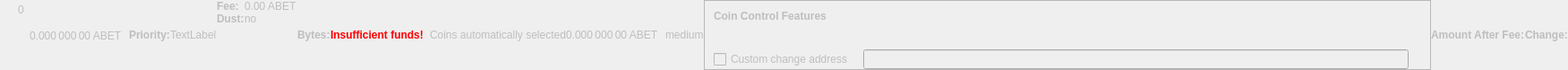
    <widget class="QWidget" name="dummyHideWidget" native="true">
     <property name="enabled">
      <bool>false</bool>
     </property>
     <property name="maximumSize">
      <size>
       <width>100</width>
       <height>16</height>
      </size>
     </property>
     <layout class="QHBoxLayout" name="dummyHideLayout">
      <property name="spacing">
       <number>0</number>
      </property>
      <property name="leftMargin">
       <number>0</number>
      </property>
      <property name="topMargin">
       <number>0</number>
      </property>
      <property name="rightMargin">
       <number>0</number>
      </property>
      <property name="bottomMargin">
       <number>0</number>
      </property>
      <item>
       <layout class="QFormLayout" name="formLayoutCoinControl1">
        <property name="horizontalSpacing">
         <number>10</number>
        </property>
        <property name="verticalSpacing">
         <number>14</number>
        </property>
        <property name="leftMargin">
         <number>10</number>
        </property>
        <property name="topMargin">
         <number>4</number>
        </property>
        <property name="rightMargin">
         <number>6</number>
        </property>
        <item row="0" column="1">
         <widget class="QLabel" name="labelCoinControlBytes">
          <property name="cursor">
           <cursorShape>IBeamCursor</cursorShape>
          </property>
          <property name="contextMenuPolicy">
           <enum>Qt::ActionsContextMenu</enum>
          </property>
          <property name="text">
           <string notr="true">0</string>
          </property>
          <property name="textInteractionFlags">
           <set>Qt::LinksAccessibleByMouse|Qt::TextSelectableByKeyboard|Qt::TextSelectableByMouse</set>
          </property>
         </widget>
        </item>
       </layout>
      </item>
      <item>
       <widget class="QLabel" name="labelCoinControlAfterFee">
        <property name="enabled">
         <bool>false</bool>
        </property>
        <property name="sizePolicy">
         <sizepolicy hsizetype="Fixed" vsizetype="Fixed">
          <horstretch>0</horstretch>
          <verstretch>0</verstretch>
         </sizepolicy>
        </property>
        <property name="minimumSize">
         <size>
          <width>111</width>
          <height>12</height>
         </size>
        </property>
        <property name="maximumSize">
         <size>
          <width>111</width>
          <height>12</height>
         </size>
        </property>
        <property name="cursor">
         <cursorShape>IBeamCursor</cursorShape>
        </property>
        <property name="contextMenuPolicy">
         <enum>Qt::ActionsContextMenu</enum>
        </property>
        <property name="text">
         <string notr="true">0.000 000 00 ABET</string>
        </property>
        <property name="textInteractionFlags">
         <set>Qt::LinksAccessibleByMouse|Qt::TextSelectableByKeyboard|Qt::TextSelectableByMouse</set>
        </property>
       </widget>
      </item>
      <item>
       <widget class="QLabel" name="labelCoinControlPriorityText">
        <property name="enabled">
         <bool>false</bool>
        </property>
        <property name="font">
         <font>
          <weight>75</weight>
          <bold>true</bold>
         </font>
        </property>
        <property name="text">
         <string>Priority:</string>
        </property>
       </widget>
      </item>
      <item>
       <layout class="QHBoxLayout" name="horizontalLayout">
        <item>
         <widget class="QLabel" name="WarningLabel">
          <property name="text">
           <string>TextLabel</string>
          </property>
         </widget>
        </item>
       </layout>
      </item>
      <item>
       <layout class="QFormLayout" name="formLayoutCoinControl3">
        <property name="horizontalSpacing">
         <number>0</number>
        </property>
        <property name="verticalSpacing">
         <number>0</number>
        </property>
        <property name="leftMargin">
         <number>0</number>
        </property>
        <property name="topMargin">
         <number>0</number>
        </property>
        <property name="rightMargin">
         <number>0</number>
        </property>
        <item row="0" column="0">
         <widget class="QLabel" name="labelCoinControlFeeText">
          <property name="enabled">
           <bool>false</bool>
          </property>
          <property name="font">
           <font>
            <weight>75</weight>
            <bold>true</bold>
           </font>
          </property>
          <property name="text">
           <string>Fee:</string>
          </property>
          <property name="margin">
           <number>0</number>
          </property>
         </widget>
        </item>
        <item row="0" column="1">
         <widget class="QLabel" name="labelCoinControlFee">
          <property name="enabled">
           <bool>false</bool>
          </property>
          <property name="cursor">
           <cursorShape>IBeamCursor</cursorShape>
          </property>
          <property name="contextMenuPolicy">
           <enum>Qt::ActionsContextMenu</enum>
          </property>
          <property name="text">
           <string notr="true">0.00 ABET</string>
          </property>
          <property name="textInteractionFlags">
           <set>Qt::LinksAccessibleByMouse|Qt::TextSelectableByKeyboard|Qt::TextSelectableByMouse</set>
          </property>
         </widget>
        </item>
        <item row="1" column="0">
         <widget class="QLabel" name="labelCoinControlLowOutputText">
          <property name="enabled">
           <bool>false</bool>
          </property>
          <property name="font">
           <font>
            <weight>75</weight>
            <bold>true</bold>
           </font>
          </property>
          <property name="text">
           <string>Dust:</string>
          </property>
         </widget>
        </item>
        <item row="1" column="1">
         <widget class="QLabel" name="labelCoinControlLowOutput">
          <property name="enabled">
           <bool>false</bool>
          </property>
          <property name="cursor">
           <cursorShape>IBeamCursor</cursorShape>
          </property>
          <property name="contextMenuPolicy">
           <enum>Qt::ActionsContextMenu</enum>
          </property>
          <property name="text">
           <string>no</string>
          </property>
          <property name="textInteractionFlags">
           <set>Qt::LinksAccessibleByMouse|Qt::TextSelectableByKeyboard|Qt::TextSelectableByMouse</set>
          </property>
         </widget>
        </item>
       </layout>
      </item>
      <item>
       <widget class="QLabel" name="labelCoinControlBytesText">
        <property name="enabled">
         <bool>false</bool>
        </property>
        <property name="font">
         <font>
          <weight>75</weight>
          <bold>true</bold>
         </font>
        </property>
        <property name="text">
         <string>Bytes:</string>
        </property>
       </widget>
      </item>
      <item>
       <layout class="QFormLayout" name="formLayoutCoinControl2">
        <property name="horizontalSpacing">
         <number>0</number>
        </property>
        <property name="verticalSpacing">
         <number>0</number>
        </property>
        <property name="leftMargin">
         <number>0</number>
        </property>
        <property name="topMargin">
         <number>0</number>
        </property>
        <property name="rightMargin">
         <number>0</number>
        </property>
       </layout>
      </item>
      <item>
       <layout class="QHBoxLayout" name="horizontalLayoutCoinControl2">
        <property name="spacing">
         <number>0</number>
        </property>
        <property name="bottomMargin">
         <number>0</number>
        </property>
       </layout>
      </item>
      <item>
       <widget class="QLabel" name="labelCoinControlInsuffFunds">
        <property name="enabled">
         <bool>false</bool>
        </property>
        <property name="minimumSize">
         <size>
          <width>0</width>
          <height>0</height>
         </size>
        </property>
        <property name="font">
         <font>
          <weight>75</weight>
          <bold>true</bold>
         </font>
        </property>
        <property name="styleSheet">
         <string notr="true">color:red;font-weight:bold;</string>
        </property>
        <property name="text">
         <string>Insufficient funds!</string>
        </property>
        <property name="margin">
         <number>5</number>
        </property>
       </widget>
      </item>
      <item>
       <layout class="QFormLayout" name="formLayoutCoinControl4">
        <property name="horizontalSpacing">
         <number>0</number>
        </property>
        <property name="verticalSpacing">
         <number>0</number>
        </property>
        <property name="leftMargin">
         <number>0</number>
        </property>
        <property name="topMargin">
         <number>0</number>
        </property>
        <property name="rightMargin">
         <number>0</number>
        </property>
       </layout>
      </item>
      <item>
       <widget class="QLabel" name="labelCoinControlChangeLabel">
        <property name="enabled">
         <bool>false</bool>
        </property>
        <property name="sizePolicy">
         <sizepolicy hsizetype="Preferred" vsizetype="Expanding">
          <horstretch>0</horstretch>
          <verstretch>0</verstretch>
         </sizepolicy>
        </property>
        <property name="minimumSize">
         <size>
          <width>0</width>
          <height>0</height>
         </size>
        </property>
        <property name="text">
         <string/>
        </property>
        <property name="margin">
         <number>3</number>
        </property>
       </widget>
      </item>
      <item>
       <widget class="QLabel" name="labelCoinControlAutomaticallySelected">
        <property name="enabled">
         <bool>false</bool>
        </property>
        <property name="sizePolicy">
         <sizepolicy hsizetype="Fixed" vsizetype="Fixed">
          <horstretch>0</horstretch>
          <verstretch>0</verstretch>
         </sizepolicy>
        </property>
        <property name="minimumSize">
         <size>
          <width>0</width>
          <height>0</height>
         </size>
        </property>
        <property name="maximumSize">
         <size>
          <width>240</width>
          <height>16777215</height>
         </size>
        </property>
        <property name="text">
         <string>Coins automatically selected</string>
        </property>
        <property name="margin">
         <number>5</number>
        </property>
       </widget>
      </item>
      <item>
       <widget class="QLabel" name="labelCoinControlChange">
        <property name="enabled">
         <bool>false</bool>
        </property>
        <property name="sizePolicy">
         <sizepolicy hsizetype="Fixed" vsizetype="Fixed">
          <horstretch>0</horstretch>
          <verstretch>0</verstretch>
         </sizepolicy>
        </property>
        <property name="minimumSize">
         <size>
          <width>111</width>
          <height>0</height>
         </size>
        </property>
        <property name="maximumSize">
         <size>
          <width>111</width>
          <height>16777215</height>
         </size>
        </property>
        <property name="cursor">
         <cursorShape>IBeamCursor</cursorShape>
        </property>
        <property name="contextMenuPolicy">
         <enum>Qt::ActionsContextMenu</enum>
        </property>
        <property name="text">
         <string notr="true">0.000 000 00 ABET</string>
        </property>
        <property name="textInteractionFlags">
         <set>Qt::LinksAccessibleByMouse|Qt::TextSelectableByKeyboard|Qt::TextSelectableByMouse</set>
        </property>
       </widget>
      </item>
      <item>
       <widget class="QLabel" name="labelCoinControlPriority">
        <property name="enabled">
         <bool>false</bool>
        </property>
        <property name="cursor">
         <cursorShape>IBeamCursor</cursorShape>
        </property>
        <property name="contextMenuPolicy">
         <enum>Qt::ActionsContextMenu</enum>
        </property>
        <property name="text">
         <string>medium</string>
        </property>
        <property name="textInteractionFlags">
         <set>Qt::LinksAccessibleByMouse|Qt::TextSelectableByKeyboard|Qt::TextSelectableByMouse</set>
        </property>
       </widget>
      </item>
      <item>
       <widget class="QFrame" name="frameCoinControl">
        <property name="sizePolicy">
         <sizepolicy hsizetype="Expanding" vsizetype="Expanding">
          <horstretch>0</horstretch>
          <verstretch>0</verstretch>
         </sizepolicy>
        </property>
        <property name="maximumSize">
         <size>
          <width>16777215</width>
          <height>16777215</height>
         </size>
        </property>
        <property name="frameShape">
         <enum>QFrame::StyledPanel</enum>
        </property>
        <property name="frameShadow">
         <enum>QFrame::Sunken</enum>
        </property>
        <layout class="QVBoxLayout" name="verticalLayoutCoinControl2_2">
         <property name="spacing">
          <number>0</number>
         </property>
         <property name="leftMargin">
          <number>0</number>
         </property>
         <property name="topMargin">
          <number>0</number>
         </property>
         <property name="rightMargin">
          <number>0</number>
         </property>
         <property name="bottomMargin">
          <number>0</number>
         </property>
         <item>
          <layout class="QVBoxLayout" name="verticalLayoutCoinControl" stretch="0,0,0,1">
           <property name="spacing">
            <number>0</number>
           </property>
           <property name="leftMargin">
            <number>10</number>
           </property>
           <property name="topMargin">
            <number>10</number>
           </property>
           <item>
            <layout class="QHBoxLayout" name="horizontalLayoutCoinControl1">
             <property name="bottomMargin">
              <number>15</number>
             </property>
             <item>
              <widget class="QLabel" name="labelCoinControlFeatures">
               <property name="enabled">
                <bool>false</bool>
               </property>
               <property name="sizePolicy">
                <sizepolicy hsizetype="Preferred" vsizetype="Maximum">
                 <horstretch>0</horstretch>
                 <verstretch>0</verstretch>
                </sizepolicy>
               </property>
               <property name="font">
                <font>
                 <weight>75</weight>
                 <bold>true</bold>
                </font>
               </property>
               <property name="styleSheet">
                <string notr="true">font-weight:bold;</string>
               </property>
               <property name="text">
                <string>Coin Control Features</string>
               </property>
              </widget>
             </item>
            </layout>
           </item>
           <item>
            <widget class="QWidget" name="widgetCoinControl" native="true">
             <property name="sizePolicy">
              <sizepolicy hsizetype="Preferred" vsizetype="Preferred">
               <horstretch>0</horstretch>
               <verstretch>0</verstretch>
              </sizepolicy>
             </property>
             <property name="minimumSize">
              <size>
               <width>0</width>
               <height>0</height>
              </size>
             </property>
             <property name="styleSheet">
              <string notr="true"/>
             </property>
             <layout class="QHBoxLayout" name="horizontalLayoutCoinControl5_2">
              <property name="leftMargin">
               <number>0</number>
              </property>
              <property name="topMargin">
               <number>0</number>
              </property>
              <property name="rightMargin">
               <number>0</number>
              </property>
              <property name="bottomMargin">
               <number>0</number>
              </property>
              <item>
               <layout class="QHBoxLayout" name="horizontalLayoutCoinControl3">
                <property name="spacing">
                 <number>20</number>
                </property>
                <property name="topMargin">
                 <number>0</number>
                </property>
                <property name="bottomMargin">
                 <number>10</number>
                </property>
               </layout>
              </item>
             </layout>
            </widget>
           </item>
           <item>
            <layout class="QHBoxLayout" name="horizontalLayoutCoinControl4" stretch="0,0,0">
             <property name="spacing">
              <number>12</number>
             </property>
             <property name="sizeConstraint">
              <enum>QLayout::SetDefaultConstraint</enum>
             </property>
             <property name="topMargin">
              <number>5</number>
             </property>
             <property name="rightMargin">
              <number>5</number>
             </property>
             <item>
              <widget class="QCheckBox" name="checkBoxCoinControlChange">
               <property name="enabled">
                <bool>false</bool>
               </property>
               <property name="toolTip">
                <string>If this is activated, but the change address is empty or invalid, change will be sent to a newly generated address.</string>
               </property>
               <property name="text">
                <string>Custom change address</string>
               </property>
              </widget>
             </item>
             <item>
              <widget class="QValidatedLineEdit" name="lineEditCoinControlChange">
               <property name="enabled">
                <bool>false</bool>
               </property>
               <property name="sizePolicy">
                <sizepolicy hsizetype="Expanding" vsizetype="Fixed">
                 <horstretch>0</horstretch>
                 <verstretch>0</verstretch>
                </sizepolicy>
               </property>
              </widget>
             </item>
             <item>
              <widget class="QLabel" name="labelCoinControlChangeLabel_2">
               <property name="sizePolicy">
                <sizepolicy hsizetype="Preferred" vsizetype="Expanding">
                 <horstretch>0</horstretch>
                 <verstretch>0</verstretch>
                </sizepolicy>
               </property>
               <property name="minimumSize">
                <size>
                 <width>0</width>
                 <height>0</height>
                </size>
               </property>
               <property name="text">
                <string/>
               </property>
               <property name="margin">
                <number>3</number>
               </property>
              </widget>
             </item>
            </layout>
           </item>
           <item>
            <spacer name="verticalSpacerCoinControl">
             <property name="orientation">
              <enum>Qt::Vertical</enum>
             </property>
             <property name="sizeHint" stdset="0">
              <size>
               <width>800</width>
               <height>1</height>
              </size>
             </property>
            </spacer>
           </item>
          </layout>
         </item>
        </layout>
       </widget>
      </item>
      <item>
       <widget class="QLabel" name="labelCoinControlAfterFeeText">
        <property name="enabled">
         <bool>false</bool>
        </property>
        <property name="minimumSize">
         <size>
          <width>0</width>
          <height>0</height>
         </size>
        </property>
        <property name="maximumSize">
         <size>
          <width>16777215</width>
          <height>16777215</height>
         </size>
        </property>
        <property name="font">
         <font>
          <weight>75</weight>
          <bold>true</bold>
         </font>
        </property>
        <property name="text">
         <string>Amount After Fee:</string>
        </property>
        <property name="alignment">
         <set>Qt::AlignLeading|Qt::AlignLeft|Qt::AlignVCenter</set>
        </property>
        <property name="margin">
         <number>0</number>
        </property>
       </widget>
      </item>
      <item>
       <widget class="QLabel" name="labelCoinControlChangeText">
        <property name="enabled">
         <bool>false</bool>
        </property>
        <property name="sizePolicy">
         <sizepolicy hsizetype="Preferred" vsizetype="Preferred">
          <horstretch>0</horstretch>
          <verstretch>0</verstretch>
         </sizepolicy>
        </property>
        <property name="minimumSize">
         <size>
          <width>0</width>
          <height>0</height>
         </size>
        </property>
        <property name="maximumSize">
         <size>
          <width>16777215</width>
          <height>16777215</height>
         </size>
        </property>
        <property name="font">
         <font>
          <weight>75</weight>
          <bold>true</bold>
         </font>
        </property>
        <property name="text">
         <string>Change:</string>
        </property>
        <property name="alignment">
         <set>Qt::AlignLeading|Qt::AlignLeft|Qt::AlignVCenter</set>
        </property>
       </widget>
      </item>
     </layout>
    </widget>
